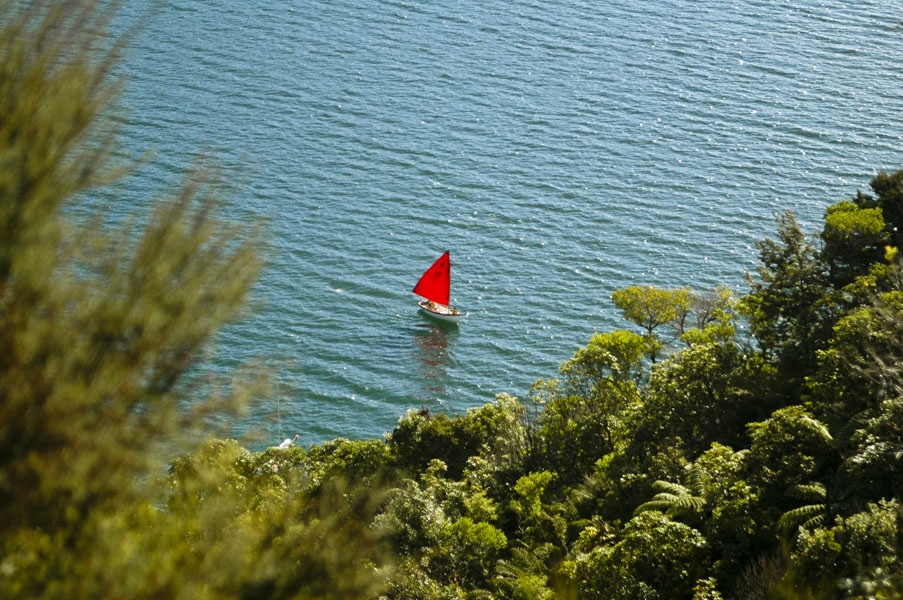
#> input picture OpenCV-Bootcamp/images/New_Zealand_Boat.jpg, 903 x 600 px
$ jupyter execute --allow-errors '2. Basic Image Manipulation.ipynb'   (shell and % lines are left out)
#> lines starting #> are read from the running program, lines starting #| are printed output that depends on the picture
# Basic Image Manipulations

[cell 1]
import os
from urllib.request import urlretrieve
from zipfile import ZipFile

import cv2
import matplotlib.pyplot as plt

[cell 2]
def download_and_unzip(url, save_path):
    print("Downloading and extracting assests....", end="")

    # Downloading zip file using urllib package.
    urlretrieve(url, save_path)
#> (this line was passed over: the network is not available in this run)

    try:
        # Extracting zip file using the zipfile package.
        with ZipFile(save_path) as z:
            # Extract ZIP file contents in the same directory.
            z.extractall(os.path.split(save_path)[0])

        print("Done")

    except Exception as e:
        print("\nInvalid file.", e)

[cell 3]
URL = r"https://www.dropbox.com/s/rys6f1vprily2bg/opencv_bootcamp_assets_NB2.zip?dl=1"

asset_zip_path = os.path.join(os.getcwd(), "opencv_bootcamp_assets_NB2.zip")

# Download if assest ZIP does not exists.
if not os.path.exists(asset_zip_path):
    download_and_unzip(URL, asset_zip_path)

# Original checkerboard image

[cell 4]
# Read image as gray scale.
cb_img = cv2.imread("checkerboard_18x18.png", 0)

# Set color map to gray scale for proper rendering.
#> (the rest of this cell did not finish here and is left out)

# Accessing Individual Pixels

#> (a cell that did not finish here is left out)

# Modifying Image Pixels

#> (a cell that did not finish here is left out)

# Cropping Images

[cell 7]
img_NZ_bgr = cv2.imread("images/New_Zealand_Boat.jpg", cv2.IMREAD_COLOR)
#> img_NZ_bgr is the input picture: shape (600, 903, 3); mean B, G, R 96.6, 115, 98
img_NZ_rgb = img_NZ_bgr[:, :, ::-1]

plt.imshow(img_NZ_rgb)

[cell 8]
# Crop out the middle region of the image

cropped_region = img_NZ_rgb[200:400, 300:600]
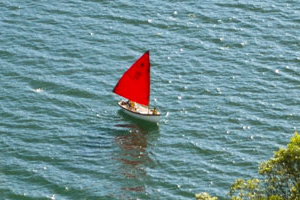
#> cropped_region: shape (200, 300, 3); mean R, G, B 111.8, 143.5, 147.6
plt.imshow(cropped_region)

# Resizing Images

The function resize resizes the image src down to or up to the specified size. The size and type are derived from the src,dsize,fx, and fy.

[cell 9]
h,w,c = img_NZ_rgb.shape
#> h = 600; w = 903; c = 3
scale_factor = 1/10
destination_size = ( int(w*scale_factor), int(h*scale_factor) )
#> destination_size = (90, 60)
resized_1_10 = cv2.resize(src=img_NZ_rgb, dsize=destination_size, interpolation=cv2.INTER_LANCZOS4)
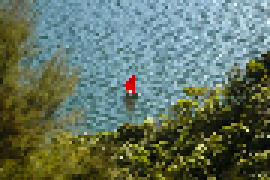
#> resized_1_10: shape (60, 90, 3) (shown 3 times larger); mean R, G, B 97.7, 114.6, 96.4

resized_2 = cv2.resize(src=img_NZ_rgb, dsize=None, fx=0.3, fy=0.3, interpolation=cv2.INTER_LANCZOS4)
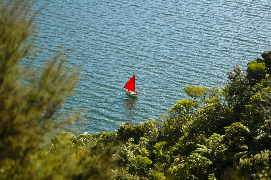
#> resized_2: shape (180, 271, 3); mean R, G, B 97.9, 114.9, 96.6

[cell 10]
# Show the channels
plt.figure(figsize=[20,5])

plt.subplot(141);plt.imshow(img_NZ_rgb);plt.title("Orig")
plt.subplot(142);plt.imshow(cropped_region);plt.title("Cropped by Slice")
plt.subplot(143);plt.imshow(resized_1_10);plt.title("Cropped by dsize")
plt.subplot(144);plt.imshow(resized_2);plt.title("Cropped by FX FY")
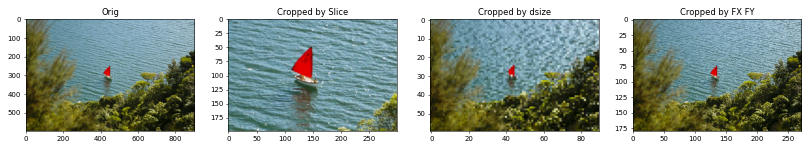
#> figure drawn by matplotlib, 4 panels

$ run again, with OpenCV-Bootcamp/images/New_Zealand_Coast.jpg copied over OpenCV-Bootcamp/images/New_Zealand_Boat.jpg
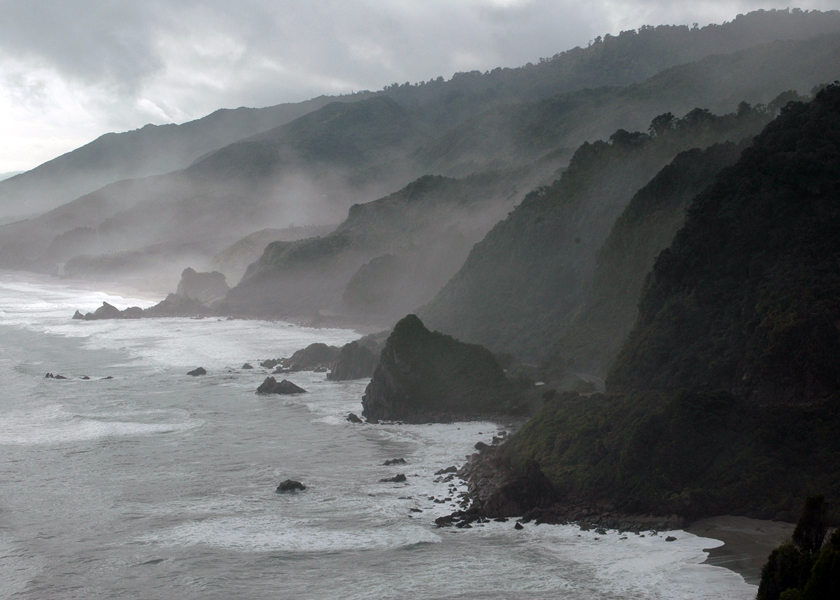
#> input picture OpenCV-Bootcamp/images/New_Zealand_Coast.jpg, 840 x 600 px
#> img_NZ_bgr is the input picture: shape (600, 840, 3); mean B, G, R 115.2, 113.8, 110.9
#> `cropped_region = img_NZ_rgb[200:400, 300:600]`:
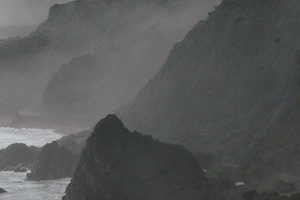
#> cropped_region: shape (200, 300, 3); mean R, G, B 86.9, 88.9, 88.3
#> `[cell 10] # Show the channels plt.figure(figsize=[20,5])  plt.subplot(..`:
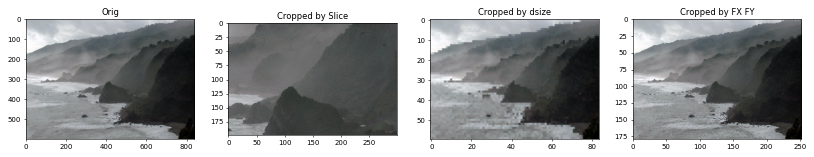
#> figure drawn by matplotlib, 4 panels

$ run again, with OpenCV-Bootcamp/images/New_Zealand_Lake.jpg copied over OpenCV-Bootcamp/images/New_Zealand_Boat.jpg
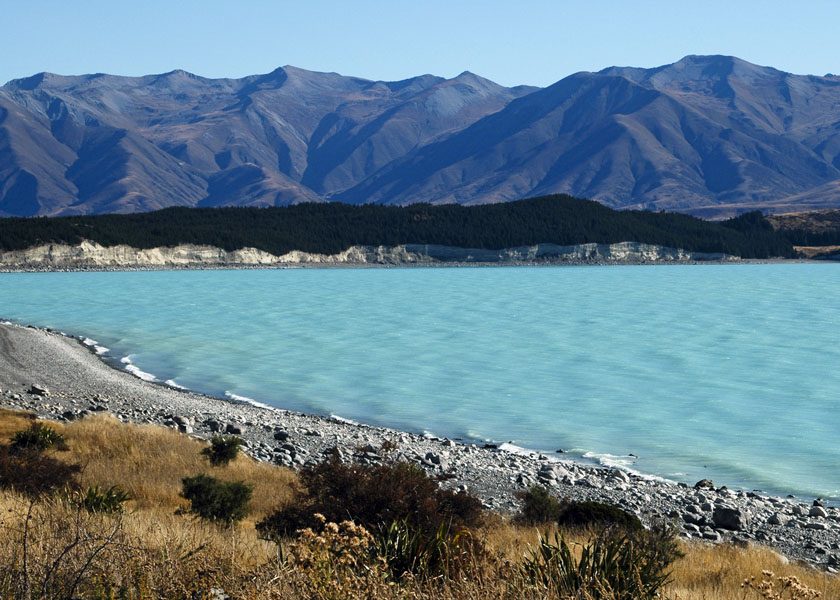
#> input picture OpenCV-Bootcamp/images/New_Zealand_Lake.jpg, 840 x 600 px
#> img_NZ_bgr is the input picture: shape (600, 840, 3); mean B, G, R 140.2, 126.7, 100.9
#> `cropped_region = img_NZ_rgb[200:400, 300:600]`:
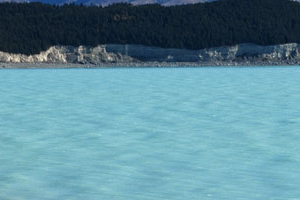
#> cropped_region: shape (200, 300, 3); mean R, G, B 93.5, 140.1, 154.6
#> `[cell 10] # Show the channels plt.figure(figsize=[20,5])  plt.subplot(..`:
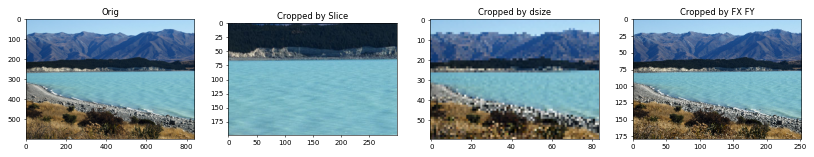
#> figure drawn by matplotlib, 4 panels
